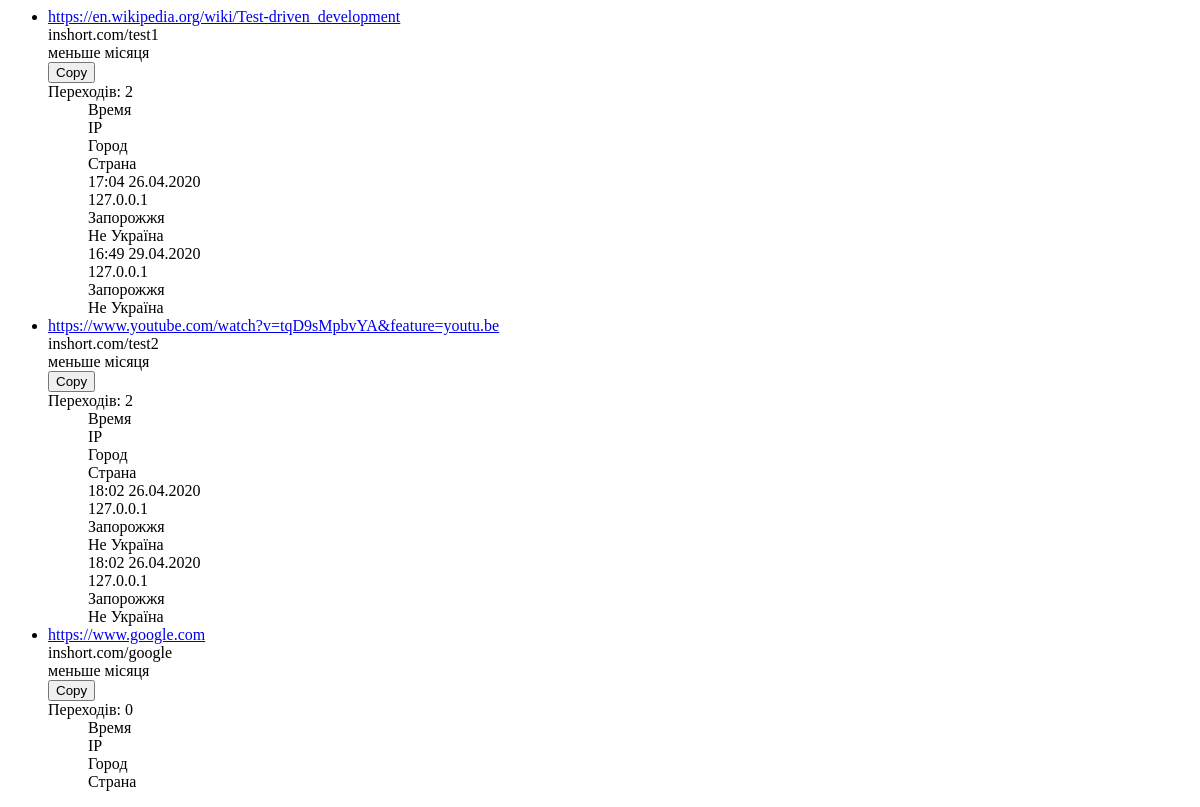
Page /urls/my (signed in) on the earlier database version.
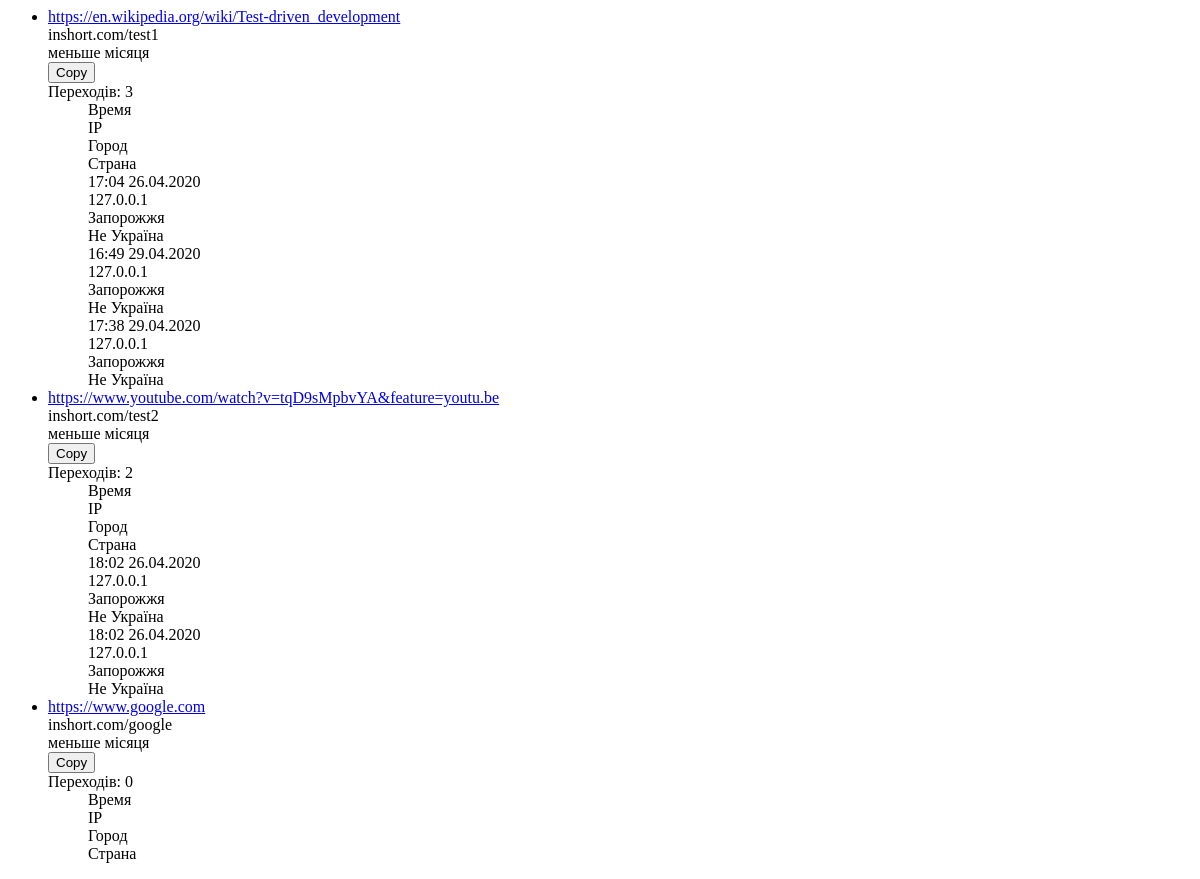
Same page on the later database version.
### custom_urls/models.py (models this page shows, shortened)
class CustomUrl(models.Model):
    owner           = models.ForeignKey(
        User, null=True, blank=True, max_length=20, on_delete=models.CASCADE)
    session         = models.ForeignKey(
        Session, null=True, blank=True, on_delete=models.SET_NULL)
    long_url        = models.URLField(max_length=2000)
    short_url       = models.CharField(primary_key=True, unique=True, max_length=20)
    creation_date   = models.DateTimeField(auto_now=True)
    expiration_date = models.DateTimeField(
        null=True, default=get_default_expire_date)
    is_active       = models.BooleanField()
    class Meta:
        ordering = ["owner", "expiration_date"]

class Visit(models.Model):
    custom_url = models.ForeignKey(CustomUrl, on_delete=models.CASCADE)
    datetime = models.DateTimeField(auto_now=True)
    visitor_ip = models.GenericIPAddressField(null=True)
    visitor_location = models.CharField(null=True, max_length=200)
    class Meta:
        ordering = ["custom_url__owner", "datetime"]

### custom_urls/views.py (the view)
# urls.py: path('my', views.user_urls, name="user_urls"),
def user_urls(request):
    if request.user.is_authenticated:
        custom_urls = get_list_or_404(
            CustomUrl, owner__username=request.user.username)
    else:
        if not request.session.session_key:
            raise Http404()
        custom_urls = get_list_or_404(
            CustomUrl, session__pk=request.session.session_key)
    context = {'user_urls': custom_urls}
    return render(request, 'urls/user_urls.html', context)

### custom_urls/templates/urls/user_urls.html
<ul class="accordion-menu">
    {% load tz %}
    {% for url in user_urls %}
    <li class="for_border">
        <div class="col-6 col-md-3 word-break">
            <a href="{{ url.long_url }}"> {{ url.long_url }} </a>
        </div>
        <div id='copyTarget{{ forloop.counter }}'class="col-6 col-md-2  ">
            inshort.com/{{ url.short_url }}
        </div>
        <div class="col-6 col-md-3  ">
            меньше місяця
        </div>
        <div onclick="copyToClipboard('copyTarget{{ forloop.counter }}')" class="col-6 col-md-2">
            <button>Copy</button>
        </div>
        <div class="dropdownlink row" >
            <div class="col-5 col-md-2  for_border_item4">
                Переходів: <a>{{ url.visit_set.count }}</a>
            </div>
        </div>
        <ul class="submenuItems">
            <div class="row title">
                <div class="col-6 col-md-3">
                    Время
                </div>
                <div class="col-6 col-md-3">
                    IP
                </div>
                <div class="col-6 col-md-3">
                    Город
                </div>
                <div class="col-6 col-md-3">
                    Страна
                </div>
                {% for visit in url.visit_set.all %}
                <div class="row title">
                    <div class="col-6 col-md-3">
                        {% timezone "Europe/Kiev" %}
                        {{ visit.datetime | date:"H:i d.m.Y" }}
                        {% endtimezone %}
                    </div>
                    <div class="col-6 col-md-3">
                       {{ visit.visitor_ip }}
                    </div>
                    <div class="col-6 col-md-3">
                        Запорожжя
                    </div>
                    <div class="col-6 col-md-3">
                        Не Україна
                    </div>
                </div>
                {% endfor %}
        </ul>
    </li>
    {% endfor %}
</ul>

Differences in the rows shown:
computed for CustomUrl "https://en.wikipedia.org/wiki/Test-driven_development": visit_set.count "2" → "3"
added Visit: datetime "17:38 29.04.2020", visitor_ip "127.0.0.1", shown under CustomUrl "https://en.wikipedia.org/wiki/Test-driven_development"
